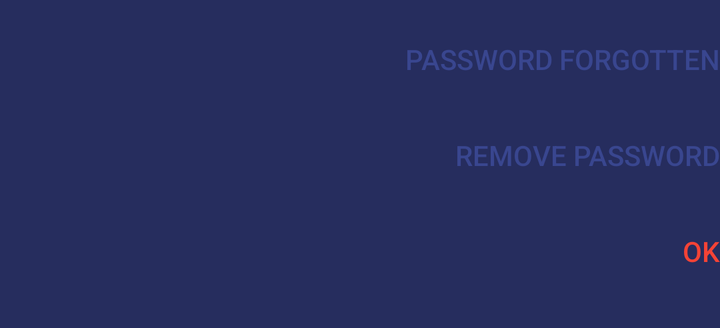
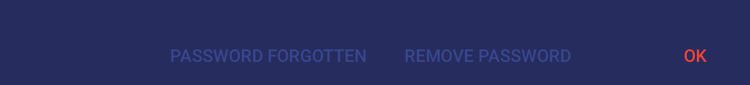

One screen, two layout resources from the same app: the default and the repository's alternative for another configuration. Each is rendered where Android would select it; the XML of both is given below.
<!-- AndroidManifest.xml: application theme WizFlowTheme.Notes.Branded -->
<!-- res/layout/password_buttons.xml -->
<?xml version="1.0" encoding="utf-8"?>
<LinearLayout xmlns:android="http://schemas.android.com/apk/res/android"
    android:layout_width="match_parent"
    android:layout_height="wrap_content"
    android:orientation="vertical">

    <Button
        android:id="@+id/password_forgotten"
        style="@style/Button.Dialog"
        android:layout_width="wrap_content"
        android:layout_height="wrap_content"
        android:layout_gravity="end|end"
        android:layout_marginTop="20dp"
        android:gravity="end|end"
        android:text="@string/password_forgot" />

    <Button
        android:id="@+id/password_remove"
        style="@style/Button.Dialog"
        android:layout_width="wrap_content"
        android:layout_height="wrap_content"
        android:layout_gravity="end|end"
        android:gravity="end|end"
        android:text="@string/password_remove" />

    <Button
        android:id="@+id/password_confirm"
        style="@style/Button.Dialog.Accent"
        android:layout_width="wrap_content"
        android:layout_height="wrap_content"
        android:layout_gravity="end|end"
        android:gravity="end|end"
        android:text="@string/ok" />
</LinearLayout>
<!-- resources referenced by this layout -->
<resources>
  <string name="ok">Ok</string>
  <string name="password_forgot">Password forgotten</string>
  <string name="password_remove">Remove password</string>
  <style name="Button.Dialog" parent="MD_ActionButton">
          <item name="android:textColor">@color/colorPrimary</item>
          <item name="android:background">@null</item>
          <item name="android:textCursorDrawable">@null</item>
      </style>
  <style name="Button.Dialog.Accent" parent="MD_ActionButton">
          <item name="android:textColor">@color/colorAccent</item>
          <item name="android:background">@null</item>
          <item name="android:textCursorDrawable">@null</item>
      </style>
  <style name="WizFlowTheme.Notes.Branded">
          <item name="android:windowBackground">@drawable/branded_background</item>
      </style>
  <color name="colorPrimary">#39468f</color>
  <color name="colorAccent">#F44336</color>
  <!-- drawable branded_background (drawable) -->
  <layer-list xmlns:android="http://schemas.android.com/apk/res/android">
      <item>
          <color android:color="@color/colorPrimaryDark" />
      </item>
      <item>
          <bitmap
              android:gravity="center"
              android:src="@drawable/ic_logo"
              android:tileMode="disabled" />
      </item>
  </layer-list>
  <color name="colorPrimaryDark">#262d5e</color>
  <!-- drawable ic_logo: png bitmap (drawable-hdpi, 11905 bytes) -->
</resources>
<!-- res/layout-sw600dp/password_buttons.xml (the repository's variant of the layout above) -->
<!-- drawn on a 7-inch tablet held upright -->
<?xml version="1.0" encoding="utf-8"?>
<LinearLayout xmlns:android="http://schemas.android.com/apk/res/android"
    android:layout_width="match_parent"
    android:layout_height="wrap_content"
    android:layout_marginTop="20dp"
    android:gravity="end|end"
    android:orientation="horizontal">

    <Button
        android:id="@+id/password_forgotten"
        style="@style/Button.Dialog"
        android:layout_width="wrap_content"
        android:layout_height="wrap_content"
        android:text="@string/password_forgot" />

    <Button
        android:id="@+id/password_remove"
        style="@style/Button.Dialog"
        android:layout_width="wrap_content"
        android:layout_height="wrap_content"
        android:layout_marginStart="30dp"
        android:layout_marginLeft="30dp"
        android:text="@string/password_remove" />

    <Button
        android:id="@+id/password_confirm"
        style="@style/Button.Dialog.Accent"
        android:layout_width="wrap_content"
        android:layout_height="wrap_content"
        android:layout_marginStart="55dp"
        android:layout_marginLeft="55dp"
        android:text="@string/ok" />
</LinearLayout>
